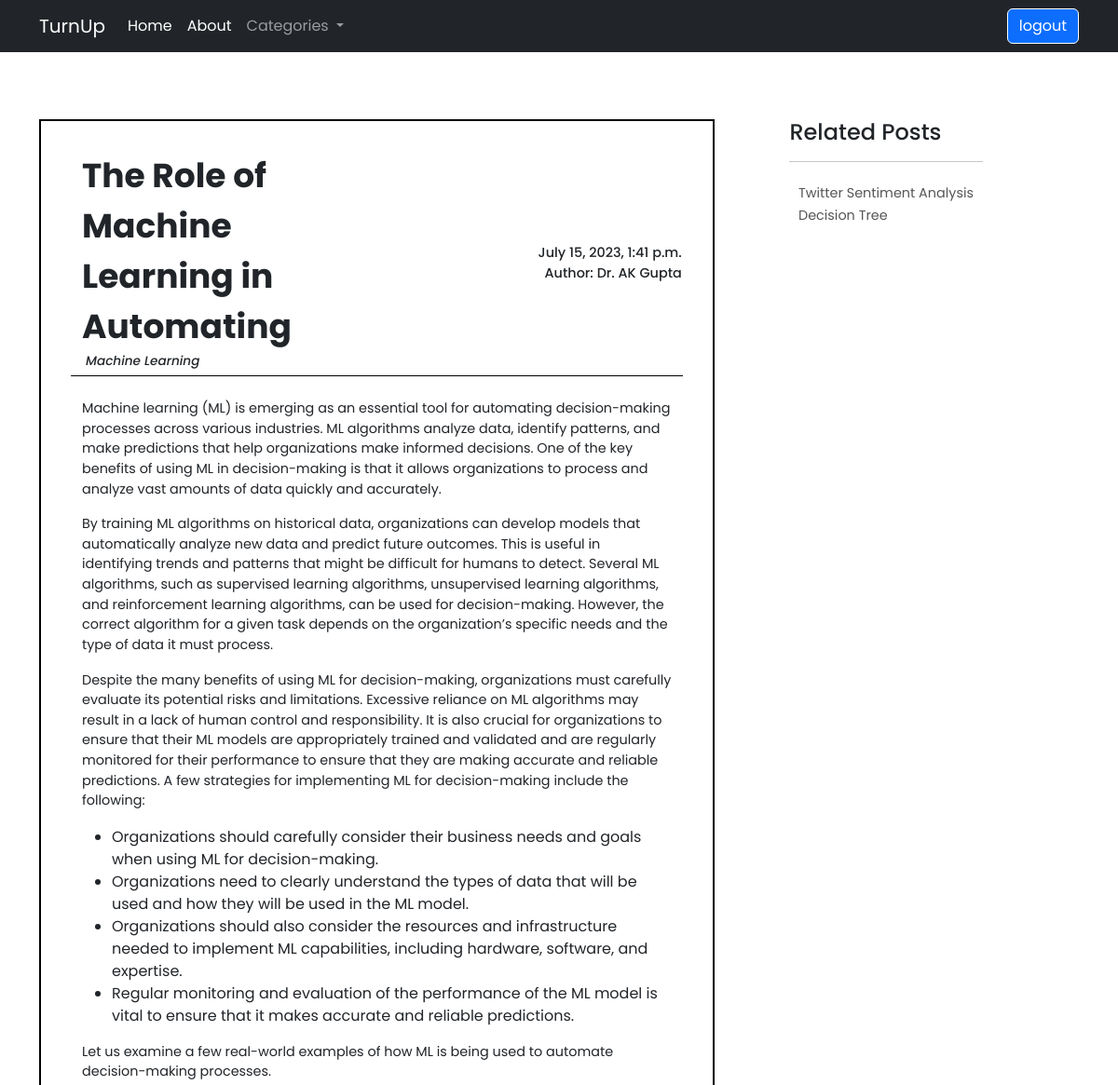
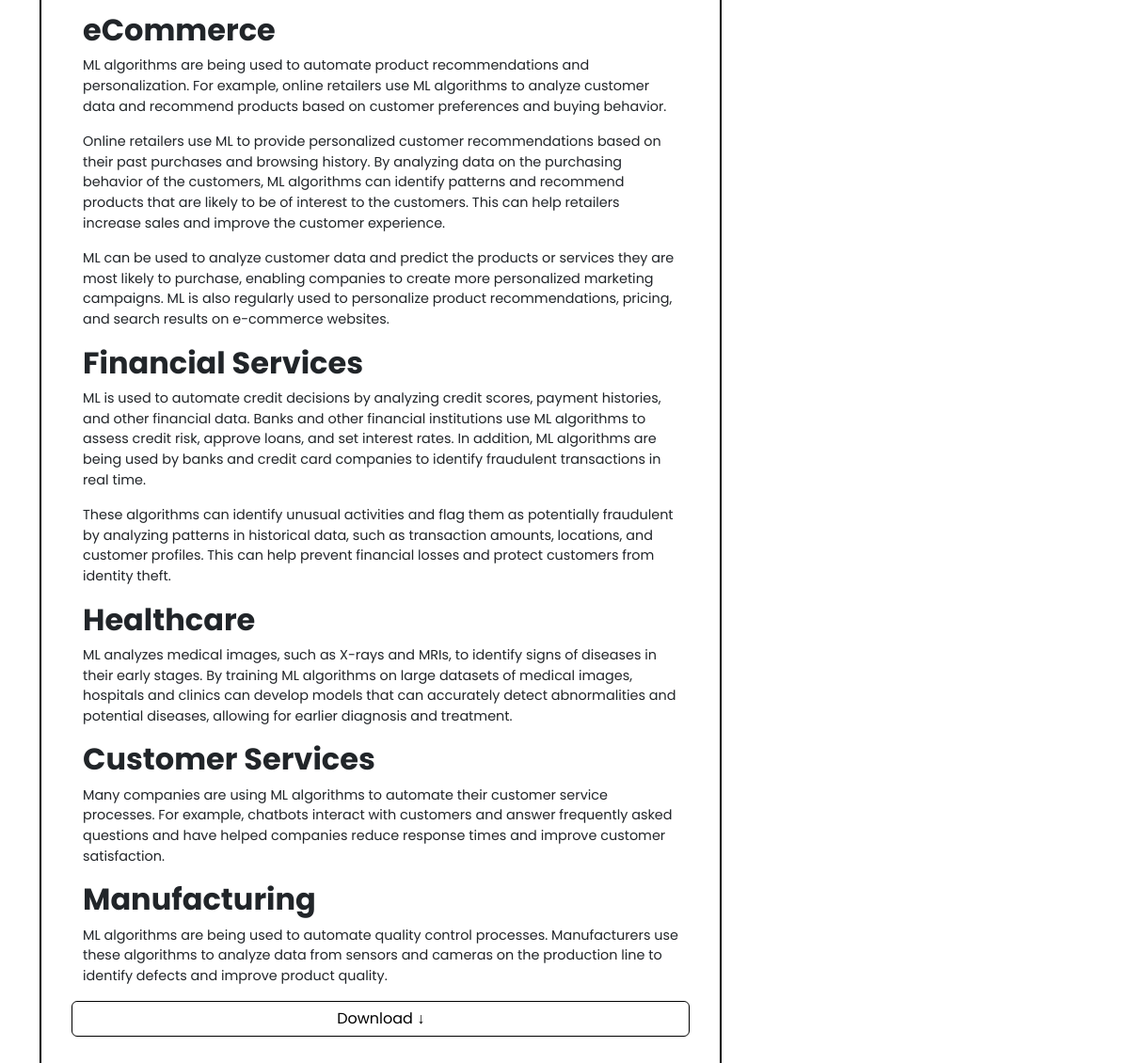
The page /home/eec953ab15444b66bf68ef152564a407 (signed in) on the database its author committed (2 pictures, top to bottom).
### home/models.py (models this page shows, shortened)
class Posts(models.Model):
    cat = models.ForeignKey(Category, on_delete=models.CASCADE)
    title = models.CharField(max_length=50)
    content = HTMLField()
    post_author = models.CharField(max_length=50, default='NSP')
    post_description = models.TextField(max_length=500, null=True)
    url = models.UUIDField(default=uuid.uuid4, editable=False)
    image = models.ImageField(upload_to="posts")
    file = models.FileField(upload_to="files", null=True)
    post_date = models.DateField(auto_now_add=True, null=True)
    post_time = models.DateTimeField(auto_now_add=True, null=True)

class Category(models.Model):
    title = models.CharField(max_length=50)
    description = models.TextField(max_length=1000)
    add_date = models.DateField(auto_now_add=True, null=True)
    add_time = models.DateTimeField(auto_now_add=True, null=True)
    image = models.ImageField(upload_to="category")
    url = models.UUIDField(default=uuid.uuid4, editable=False)
    def __str__(self):
        return self.title

### home/views.py (the view)
# urls.py: path("home/<slug:url>",views.paper),
def paper(request, url):
    single_post = Posts.objects.get(url=url)
    related_posts = Posts.objects.filter(cat=single_post.cat).exclude(url=url)
    categories = Category.objects.all()
    return render(
        request, 'turnup/paper.html', {
            'single_post': single_post,
            'categories': categories,
            'related_posts': related_posts
        })

### templates/turnup/paper.html (shortened to what this page needs)
{% extends 'turnup/base.html' %}
{%block Content%}
<div class="container mt-0 paper-flex" ">
    <div class="post-wrapper">
    <div class="post-title-content">
        <div class="title-info">
            <div class="post-title container">{{single_post.title}}</div>
            <div class="post-category container">{{single_post.cat}}</div>
        </div>
        <div class="post-info">
            <div class="post-date">{{single_post.post_time}}</div>
            <div class="post-author">Author: {{single_post.post_author}}</div>
        </div>
    </div>
    <div class="post-content container mt-4">{{single_post.content | safe}}</div>
    <button class="btn tox-button--naked container download-btn"><a href="/media/{{single_post.file}}" attributes-list download ="file" class="download-link">Download &#8595;</a></button>
</div>
<div class="related-posts">
    <div class="related-posts-list">
    <h4>Related Posts</h4>
        <hr />
        <ul class="recent-list">
            {% for r in related_posts %}
            <li class="recent-list-item"><a href="/home/{{r.url}}">{{r.title}}</a></li>
            {% endfor %}
        </ul>
    </div>
</div>
</div>
{%endblock%}

### static/style.css (style rules this page uses)
* { font-family: "Poppins", sans-serif; margin: 0; padding: 0; box-sizing: border-box; }
.title-info { width: 100%; }
.post-category { margin-left: 0.25rem; }
.post-title-content { display: flex; justify-content: space-between; align-items: center; font-weight: 500; border-bottom: 1px solid black; }
.post-content p { font-size: 0.9rem; }
.post-wrapper { border: 2px solid black; margin-top: 8rem; padding: 2rem; margin-bottom: 4rem; width: 65%; }
.related-posts { margin-top: 8rem; margin-left: 5rem; height: 100vh; }
.related-posts-list { position: fixed; }
.post-title { font-size: 2.25rem; font-weight: bolder; }
.post-date { font-size: 0.9rem; }
.post-author { font-size: 0.9rem; }
.post-info { width: 100%; padding: 0.1rem; text-align: end; }
.download-link { text-decoration: none; color: black; width: 100%; }
.download-btn { margin-bottom: 0.3rem; border: 0.5px solid black; }
.recent-list { padding: 0.3rem; margin: 0.3rem; list-style: none; }
.recent-list-item a { text-decoration: none; color: rgb(87, 85, 85); padding-top: 0.3rem; font-weight: normal; font-size: 0.9rem; }
.paper-flex { display: flex; }
.post-category { font-style: italic; font-size: 0.85rem; margin-bottom: 0.3rem; margin-top: 0; }

### rows shown on the page
Posts: title "The Role of Machine Learning in Automating", cat "Machine Learning", post_time "July 15, 2023, 1:41 p.m.", post_author "Dr. AK Gupta", content "Machine learning (ML) is emerging as an essential tool for automating decision-making processes across various industries. ML algorithms analyze data, identify patterns, and make predictions that help organizations make informed decisions. One of the key benefits of using ML in decision-making is that it allows organizations to process and analyze vast amounts of data quickly and accurately. By training ML algorithms on historical data, organizations can develop models that automatically analyze new data and predict future outcomes. This is useful in identifying trends and patterns that might be difficult for humans to detect. Several ML algorithms, such as supervised learning algorithms,…"
Posts: title "Twitter Sentiment Analysis"
Posts: title "Decision Tree"
